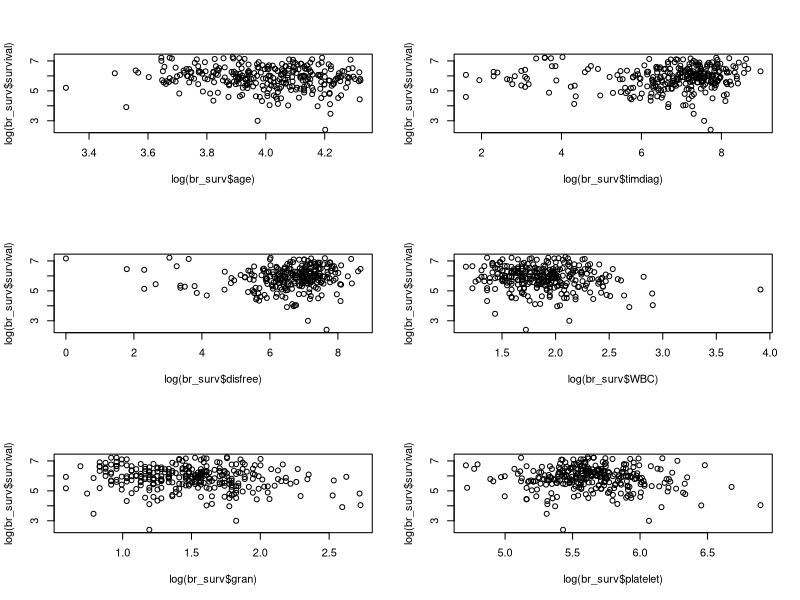

Write R code to recreate this figure. (Note: this script raises an error after producing the figure.)
## ---- chunk 1
knitr::opts_chunk$set(echo = TRUE)
## ---- chunk 2
# read data first
br_surv <- read.table("br_surv.txt", header = T, na.strings = ".")
#ncol(br_surv)

# NA represent missing data, check missing data
# need to check which variable is significant
#colSums(is.na(br_surv))
#remove column if less than 2%
br_surv <- br_surv[which(!is.na(br_surv$meno)&!is.na(br_surv$global)),]

#colSums(is.na(br_surv))

# scatter plot for continuous variable because continuous variables does not have lot missing data
# since the range for x-axis is large, log will be take for each variable. 
par(mfrow = c(3,2))
plot(log(br_surv$age), log(br_surv$survival)) #negative relation
plot(log(br_surv$timdiag), log(br_surv$survival)) # negative relation
plot(log(br_surv$disfree), log(br_surv$survival)) # seems no relation
plot(log(br_surv$WBC), log(br_surv$survival)) # seems no relation
plot(log(br_surv$gran), log(br_surv$survival)) # slightly negative
plot(log(br_surv$platelet), log(br_surv$survival))# slightly negative
mtext(~italic("my caption"), side=1, outer=TRUE, adj=0, line=3) 
## ---- chunk 3
library(survival)
library(ggplot2)
library(survminer)

################### Variable checking ########################################
time <- br_surv$survival
status <- br_surv$dead
## ---- chunk 4
# the missing data is over 10% for certain binary data, so a scatter plot may not be effective in investigate the effect, so KM plots will be generated for all binary variables to check whether a variable will affect the survival or not.

knitr::include_graphics("KMm.png")
## ---- chunk 5
## willcoxon test
pval <- c()
lr <- c()
names <- c("perform","meno","measure","numsites","bone","nodal","er","adv","chemmet","regimen")
wilcx<-survdiff(Surv(time,status)~as.factor(perform), data=br_surv,rho=1)
pval <- c(pval, pchisq(wilcx$chisq, length(wilcx$n)-1, lower.tail = FALSE))

wilcx<-survdiff(Surv(time,status)~as.factor(meno), data=br_surv,rho=1)
pval <- c(pval, pchisq(wilcx$chisq, length(wilcx$n)-1, lower.tail = FALSE))

wilcx<-survdiff(Surv(time,status)~as.factor(measure), data=br_surv,rho=1)
pval <- c(pval, pchisq(wilcx$chisq, length(wilcx$n)-1, lower.tail = FALSE))

wilcx<-survdiff(Surv(time,status)~as.factor(numsites), data=br_surv,rho=1)
pval <- c(pval, pchisq(wilcx$chisq, length(wilcx$n)-1, lower.tail = FALSE))

wilcx<-survdiff(Surv(time,status)~as.factor(bone), data=br_surv,rho=1)
pval <- c(pval, pchisq(wilcx$chisq, length(wilcx$n)-1, lower.tail = FALSE))

wilcx<-survdiff(Surv(time,status)~as.factor(nodal), data=br_surv,rho=1)
pval <- c(pval, pchisq(wilcx$chisq, length(wilcx$n)-1, lower.tail = FALSE))

wilcx<-survdiff(Surv(time,status)~as.factor(er), data=br_surv,rho=1)
pval <- c(pval, pchisq(wilcx$chisq, length(wilcx$n)-1, lower.tail = FALSE))

wilcx<-survdiff(Surv(time,status)~as.factor(adv), data=br_surv,rho=1)
pval <- c(pval, pchisq(wilcx$chisq, length(wilcx$n)-1, lower.tail = FALSE))

wilcx<-survdiff(Surv(time,status)~as.factor(chemmet), data=br_surv,rho=1)
pval <- c(pval, pchisq(wilcx$chisq, length(wilcx$n)-1, lower.tail = FALSE))

wilcx<-survdiff(Surv(time,status)~as.factor(regimen), data=br_surv,rho=1)
pval <- c(pval, pchisq(wilcx$chisq, length(wilcx$n)-1, lower.tail = FALSE))

lgrk <- survdiff(Surv(time,status)~as.factor(perform), data=br_surv)
lr <- c(lr, pchisq(lgrk$chisq, length(lgrk$n)-1, lower.tail = FALSE))

wilcx<-survdiff(Surv(time,status)~as.factor(meno), data=br_surv)
lr <- c(lr, pchisq(wilcx$chisq, length(wilcx$n)-1, lower.tail = FALSE))

wilcx<-survdiff(Surv(time,status)~as.factor(measure), data=br_surv)
lr <- c(lr, pchisq(wilcx$chisq, length(wilcx$n)-1, lower.tail = FALSE))

wilcx<-survdiff(Surv(time,status)~as.factor(numsites), data=br_surv)
lr <- c(lr, pchisq(wilcx$chisq, length(wilcx$n)-1, lower.tail = FALSE))

wilcx<-survdiff(Surv(time,status)~as.factor(bone), data=br_surv)
lr <- c(lr, pchisq(wilcx$chisq, length(wilcx$n)-1, lower.tail = FALSE))

wilcx<-survdiff(Surv(time,status)~as.factor(nodal), data=br_surv)
lr <- c(lr, pchisq(wilcx$chisq, length(wilcx$n)-1, lower.tail = FALSE))

wilcx<-survdiff(Surv(time,status)~as.factor(er), data=br_surv)
lr <- c(lr, pchisq(wilcx$chisq, length(wilcx$n)-1, lower.tail = FALSE))

wilcx<-survdiff(Surv(time,status)~as.factor(adv), data=br_surv)
lr <- c(lr, pchisq(wilcx$chisq, length(wilcx$n)-1, lower.tail = FALSE))

wilcx<-survdiff(Surv(time,status)~as.factor(chemmet), data=br_surv)
lr <- c(lr, pchisq(wilcx$chisq, length(wilcx$n)-1, lower.tail = FALSE))

wilcx<-survdiff(Surv(time,status)~as.factor(regimen), data=br_surv)
lr <- c(lr, pchisq(wilcx$chisq, length(wilcx$n)-1, lower.tail = FALSE))

df <- data.frame(wilcx_pval = pval,
                 logrank_pval = lr, 
                 row.names = names)
knitr::kable(df)

# because both Wilcoxon and log rank test shows nodal and er has p-value
# greater than 0.05, so this two variables will not be included in the model,
# and therefore, we can remove the two column form the data frame
br_surv <- subset(br_surv, select=-c(nodal,er))
## ---- chunk 6
################### Explore data with KM curve #############################

# KM estimate
fit<-survfit(Surv(time, status)~1, conf.type="log-log", data = br_surv)

# Weibull
fit.weib <- survreg(Surv(time, status)~1, data = br_surv)
sig1<-fit.weib$scale
mu1<-fit.weib$coef

# Exp
fit.exp <- survreg(Surv(time, status)~1, dist = "exp", data = br_surv)
mu2 <- fit.exp$coef

# lognormal
fit.lognm<-survreg(Surv(time,status)~1,data=br_surv, dist="lognormal")
mu3<-fit.lognm$coeff
sig3<-fit.lognm$scale

time1 <- fit$time
## ---- chunk 7
# draw parametric curve 
t<-0:1500
st.weib<-exp(-exp((log(t)-mu1)/sig1))
st.exp<-exp(-exp(log(t)-mu2))
st.lognm<-1-pnorm((log(t)-mu3)/sig3)
plot(fit,xlab="time",
     ylab="Estimated S(t)",main="Breast Cancer",
     conf.int=F,lty=1,lwd=2)
lines(t,st.weib,lty=2,lwd=2, col=2)
lines(t,st.exp,lty=5,lwd=2, col=3)
lines(t,st.lognm,lty=7,lwd=2, col=4)
legend("bottomleft", c("Kaplan-Meier", "Weibull", "Exponential", "lognormal"),
       col=c(1,2,3,4), lty=c(1,2,5,7))
## ---- chunk 8
par(mfrow = c(2,2))
# P-P plot
sf.km <- fit$surv
sf.exp <- exp(-exp((log(time1)-mu2)))
sf.weib<-exp(-exp((log(time1)-mu1)/sig1))
sf.lognm<-1-pnorm((log(time1)-mu3)/sig3)

plot(sf.km, sf.exp, main="P-P Plot: Exponetial vs Kaplan-Meier", pch = 20)
lines(seq(0,1,0.1),seq(0,1,0.1), lty=2, col=2)
plot(sf.km, sf.weib, main="P-P Plot: Weibull vs Kaplan-Meier", pch = 20)
lines(seq(0,1,0.1),seq(0,1,0.1), lty=2, col=2)
plot(sf.km, sf.lognm, main="P-P Plot: LogNormal vs Kaplan-Meier", pch = 20)
lines(seq(0,1,0.1),seq(0,1,0.1), lty=2, col=2)
## ---- chunk 9
######################## Arm comparison ######################################

###### Parametric comparison (lognormal will be used)
# split by arm
fitall<-survreg(Surv(time, status)~as.factor(arm), data = br_surv)
fit0<-survreg(Surv(time, status)~1, subset = arm == 0, data = br_surv)
fit1<-survreg(Surv(time, status)~1, subset = arm == 1, data = br_surv)
# Test on phi
lambda_obs <- 2*(fit0$loglik[2] + fit1$loglik[2] - fitall$loglik[2])
sigmap <- pchisq(0.2843989,df=1, lower.tail = F)
# Test on mu
mu_obs <- 2*(fitall$loglik[2] - fitall$loglik[1])
## ---- chunk 10
# we can conclude that there is high possibility that there is 
# no difference in survival distribution between those two group

###### Non-Parametric comparison
fit_arm<-survfit(Surv(time, status)~as.factor(arm), conf.type="log-log", data = br_surv)
ggsurvplot(fit_arm,
           title="KM Plot by Arms",
           xlab = "Days",
           ylab= "Survival Probability",
           conf.int = TRUE,
           ncensor.plot = TRUE,
           risk.table = TRUE, # Add risk table
           risk.table.col = "strata", # Change risk table color by groups
           linetype = "strata", # Change line type by groups
           surv.median.line = "hv", # Specify median survival
           ggtheme = theme_bw(), # Change ggplot2 theme
           surv.plot.height = 10,
           palette = c("#E7B800", "#2E9FDF"))
wilcx <- survdiff(Surv(time,status)~as.factor(arm), data=br_surv,rho=1)
lgrk <- survdiff(Surv(time,status)~as.factor(arm), data=br_surv)
result <- data.frame(Chisquare = c(0.2, 0.5), 
                     pvalue = c(0.6, 0.5), 
                     row.names = c("log-rank test", "wilcoxon"))
# We cannot reject the null hypothesis that they have the same distribution.
knitr::kable(result)
## ---- chunk 11
aftall <- survreg(Surv(time,status)~age+as.factor(perform)+
                    as.factor(meno)+as.factor(measure)+
                    as.factor(numsites)+as.factor(bone)+
                    timdiag+disfree + global +as.factor(adv)+
                    as.factor(chemmet)+as.factor(regimen)+
                    WBC+gran+platelet, data=br_surv)

aft2 <- step(aftall, trace = 0, direction = c("backward"))

aftall1 <- survreg(Surv(time,status)~as.factor(arm)+age+as.factor(perform)+
                    as.factor(meno)+as.factor(measure)+
                    as.factor(numsites)+as.factor(bone)+
                    timdiag+disfree + global +as.factor(adv)+
                    as.factor(chemmet)+as.factor(regimen)+
                    WBC+gran+platelet, data=br_surv)
aft21 <- step(aftall1, trace = 0, direction = c("backward"), 
             scope = list(lower = as.formula(Surv(time,status)~as.factor(arm)),
                          upper = as.formula(Surv(time,status)~as.factor(arm)+
                                               age+as.factor(perform)+ 
                                               as.factor(meno)+
                                               as.factor(measure)+
                                               as.factor(numsites)+
                                               as.factor(bone)+timdiag+disfree+ 
                                               global +as.factor(adv)+
                                               as.factor(chemmet)+
                                               as.factor(regimen)+ WBC+
                                               gran+platelet)))

df <- data.frame(min_AIC = c(AIC(aftall), AIC(aft2), AIC(aft21)),
                 min_BIC = c(BIC(aftall), BIC(aft2), BIC(aft21)),
                 row.names = c("Full model", "Without arm", "With arm"))
knitr::kable(df)

aft23 <- survreg(formula = Surv(time, status) ~ as.factor(arm) + age 
                 + timdiag + global + as.factor(adv) + 
                   as.factor(regimen) + WBC, data = br_surv)

# reported coef are almost the same indicate the arm 
# may not actually do anything.
## ---- chunk 12
knitr::include_graphics("aft.png")

h0 <- 1- pchisq(2*abs(aft23$loglik[2] - aft23$loglik[1]), 7) #reject H0: all beta = 0
h1 <- 1- pchisq(2*abs(aft23$loglik[2] - aft21$loglik[2]), 2)

df <- data.frame(Compare_to = c("intercept only", "With arm"),
                 Obs = c(2*abs(aft23$loglik[2] - aft23$loglik[1]), 
                         2*abs(aft23$loglik[2] - aft21$loglik[2])),
                 p_value= c(h0, h1))
knitr::kable(df)
# This shows model 3 is just as good as model 2, therefore, we can remove 
# platelet and measure from the model
## ---- chunk 13
b<-aft23$coef
mu <- b[1] + b[2]*br_surv$arm + b[3]*br_surv$age + b[4]*br_surv$timdiag + 
  b[5]*br_surv$global + b[6]*br_surv$adv + b[7]*br_surv$regimen + 
  b[8]*br_surv$WBC
sig = aft23$scale
r<-exp((log(time)-mu)/sig)+1-status
par(mfrow = c(4,2))
plot(br_surv$arm,r,pch=16,xlab="Arm Status", ylab="Residuals",
     main="Cox-Snell Residuals: Breast Cancer Cancer Data")
lines(seq(0,1,0.1),rep(1,11),lty=2)
legend("topleft","Mean of Exp(1)",lty=2)
plot(br_surv$age,r,pch=16,xlab="Age Status", ylab="Residuals",
     main="Cox-Snell Residuals: Breast Cancer Cancer Data")
lines(seq(20,80,10),rep(1,7),lty=2)
legend("topleft","Mean of Exp(1)",lty=2)
plot(br_surv$timdiag,r,pch=16,xlab="timdiag Status", ylab="Residuals",
     main="Cox-Snell Residuals: Breast Cancer Cancer Data")
lines(seq(0,8000,1000),rep(1,9),lty=2)
legend("topleft","Mean of Exp(1)",lty=2)
plot(br_surv$global,r,pch=16,xlab="global Status", ylab="Residuals",
     main="Cox-Snell Residuals: Breast Cancer Cancer Data")
lines(seq(0,100,10),rep(1,11),lty=2)
legend("topleft","Mean of Exp(1)",lty=2)
plot(br_surv$adv,r,pch=16,xlab="adv Status", ylab="Residuals",
     main="Cox-Snell Residuals: Breast Cancer Cancer Data")
lines(seq(0,1,0.1),rep(1,11),lty=2)
legend("topleft","Mean of Exp(1)",lty=2)
plot(br_surv$regimen,r,pch=16,xlab="regimen Status", ylab="Residuals",
     main="Cox-Snell Residuals: Breast Cancer Cancer Data")
lines(seq(0,1,0.1),rep(1,11),lty=2)
legend("topleft","Mean of Exp(1)",lty=2)
plot(br_surv$WBC,r,pch=16,xlab="WBC Status", ylab="Residuals",
     main="Cox-Snell Residuals: Breast Cancer Cancer Data")
lines(seq(0,50,5),rep(1,11),lty=2)
legend("topleft","Mean of Exp(1)",lty=2)
## ---- chunk 14
fit1<-coxph(Surv(time,status)~as.factor(arm)+age+as.factor(perform)+
                    as.factor(meno)+as.factor(measure)+
                    as.factor(numsites)+as.factor(bone)+
                    timdiag+disfree + global +as.factor(adv)+
                    as.factor(chemmet)+as.factor(regimen)+
                    WBC+gran+platelet, data=br_surv)

fit2<-coxph(Surv(time,status)~ as.factor(arm)+as.factor(numsites)+
                    timdiag+global+as.factor(adv)+
                    as.factor(chemmet)+ WBC, data=br_surv)

lr1 <- 2*(fit1$loglik[2] - fit2$loglik[2]) # Observed LR statistic
p1 <- 1 - pchisq(2*(fit1$loglik[2] - fit2$loglik[2]), 9) # p-value

fit3<-coxph(Surv(time,status)~ as.factor(arm)+as.factor(numsites)+
              timdiag+global+ as.factor(chemmet)+ WBC, data=br_surv)

lr2 <- 2*(fit2$loglik[2] - fit3$loglik[2]) # Observed LR statistic
p2 <- 1 - pchisq(2*(fit2$loglik[2] - fit3$loglik[2]), 1) # p-value
# can reject the null, so choose model 2 as final model

df <- data.frame(Model = c(1,2,3),
                 loglikelihood = c(fit1$loglik[2], fit2$loglik[2], fit3$loglik[2]),
                 Compare_to_model = c(NA, 1,2),
                 num_of_para = c(21, 12, 11),
                 Obs_LR_statistic = c(NA, lr1, lr2),
                 p_value = c(NA, p1, p2))
knitr::kable(df)
## ---- chunk 15
knitr::kable(signif(summary(fit2)$coef, digits = 3))
## ---- chunk 16
wbc <- mean(br_surv$WBC)
timdiag <- mean(br_surv$timdiag)
global <- mean(br_surv$global)

#Table for numsites
# 1  2  3  4  5  6  7 
#58 80 81 40 24 10  3 

#estimate survival by arm
sf.M2.type1<-survfit(fit2,newdata=data.frame(WBC = wbc,timdiag = timdiag, 
                                             global = global,
                                             numsites = 3, arm = 1, 
                                             adv = 1, chemmet = 1))
plot(sf.M2.type1,conf.int=F,xlab="time",ylab="Estimated S(t)")
sf.M2.type2<-survfit(fit2,newdata=data.frame(WBC = wbc,timdiag = timdiag, 
                                             global = global,
                                             numsites = 3, arm = 0, 
                                             adv = 1, chemmet = 1))
lines(sf.M2.type2,conf.int=F, col = 2)
sf.M2.type3<-survfit(fit2,newdata=data.frame(WBC = wbc,timdiag = timdiag, 
                                             global = global,
                                             numsites = 3, arm = 0, 
                                             adv = 1, chemmet = 0))
lines(sf.M2.type3,conf.int=F, lty = 3, col = 3)
sf.M2.type4<-survfit(fit2,newdata=data.frame(WBC = wbc,timdiag = timdiag, 
                                             global = global,
                                             numsites = 3, arm = 1, 
                                             adv = 1, chemmet = 0))
lines(sf.M2.type4,conf.int=F, lty = 3, col = 4)
sf.M2.type3<-survfit(fit2,newdata=data.frame(WBC = wbc,timdiag = timdiag, 
                                             global = global,
                                             numsites = 2, arm = 0, 
                                             adv = 1, chemmet = 0))
lines(sf.M2.type3,conf.int=F, lty = 2, col = 5)
sf.M2.type4<-survfit(fit2,newdata=data.frame(WBC = wbc,timdiag = timdiag, 
                                             global = global,
                                             numsites = 2, arm = 1, 
                                             adv = 1, chemmet = 0))
lines(sf.M2.type4,conf.int=F, lty = 2, col = 6)
legend("topright", c("Black","Red","Green","DARK BLUE","BLUE","PURPLE"), lty = c(1,1,3,3,2,2), col = c(1,2,3,4,5,6))
## ---- chunk 17
# Scaled Schoenfeld residuals.
resid.scaledsch=residuals(fit2, type="scaledsch")

# Run cox.zph for scaled Schoenfeld residuals.
zph=cox.zph(fit2,terms=F)

# Plot scaled Schoenfeld residuals versus time.
par(mfrow=c(3,4))
plot(zph)

print(zph)

# no significant time trends observed for global test(0.234), 
# therefore, the PH assumption is valid
